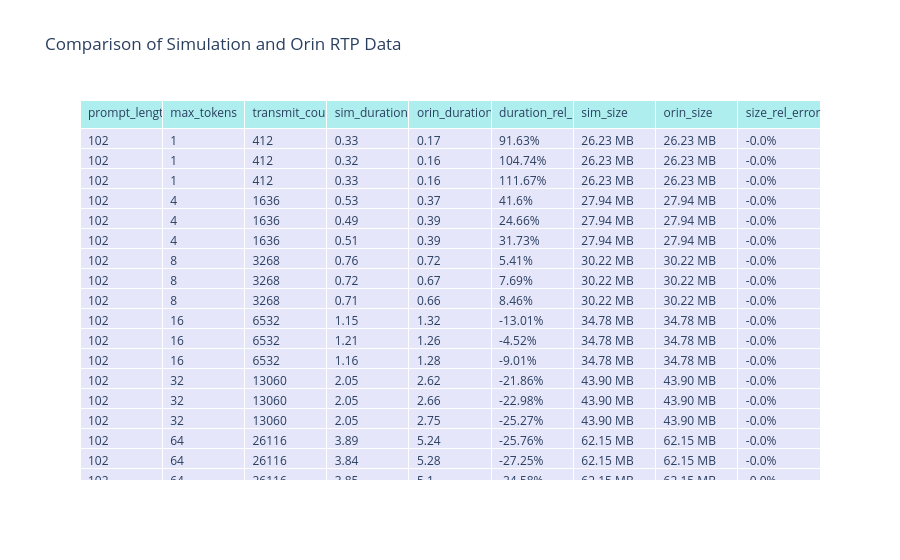

The code cell stored with this chart in its notebook:
### Code cell
import pandas as pd

# Assuming sim_rtp_df and orin_rtp_df have matching rows by index
comparison_df = pd.DataFrame({
    'prompt_length': sim_rtp_df['prompt_length'],
    'max_tokens': sim_rtp_df['max_tokens'],
    'transmit_count': sim_rtp_df['transmit_count'],
    'sim_duration': sim_rtp_df['total_transmit_duration'],
    'orin_duration': orin_rtp_df['total_transmit_duration'],
    'duration_rel_error': ((sim_rtp_df['total_transmit_duration'] - orin_rtp_df['total_transmit_duration']) / orin_rtp_df['total_transmit_duration']) * 100,  # % error
    'sim_size': sim_rtp_df['total_transmit_size'],
    'orin_size': orin_rtp_df['total_transmit_size'],
    'size_rel_error': ((sim_rtp_df['total_transmit_size'] - orin_rtp_df['total_transmit_size']) / orin_rtp_df['total_transmit_size']) * 100  # % error
})

# Format the DataFrame for display
comparison_df['sim_duration'] = comparison_df['sim_duration'].round(2)
comparison_df['orin_duration'] = comparison_df['orin_duration'].round(2)
comparison_df['duration_rel_error'] = comparison_df['duration_rel_error'].round(2).astype(str) + '%'
comparison_df['sim_size'] = comparison_df['sim_size'].apply(lambda x: bytes_to_size(int(x)) if not pd.isna(x) else 'N/A')
comparison_df['orin_size'] = comparison_df['orin_size'].apply(lambda x: bytes_to_size(int(x)) if not pd.isna(x) else 'N/A')
comparison_df['size_rel_error'] = comparison_df['size_rel_error'].round(2).astype(str) + '%'

# Create a Plotly table for prettier display
fig = go.Figure(data=[go.Table(
    header=dict(values=list(comparison_df.columns),
                fill_color='paleturquoise',
                align='left'),
    cells=dict(values=[comparison_df[col] for col in comparison_df.columns],
               fill_color='lavender',
               align='left'))
])

fig.update_layout(title="Comparison of Simulation and Orin RTP Data")
fig.show()

### Figure 1 — Plotly figure (JSON) as saved in the notebook; plotly's stock layout.template omitted (floating-point values rounded to 4 significant figures; data arrays with more than 128 entries replaced by an {"elided": "..."} marker saying what was removed)
{"data": [{"cells": {"align": "left", "fill": {"color": "lavender"}, "values": {"elided": "9x126 mixed values"}}, "header": {"align": "left", "fill": {"color": "paleturquoise"}, "values": ["prompt_length", "max_tokens", "transmit_count", "sim_duration", "orin_duration", "duration_rel_error", "sim_size", "orin_size", "size_rel_error"]}, "type": "table"}], "layout": {"title": {"text": "Comparison of Simulation and Orin RTP Data"}}}
